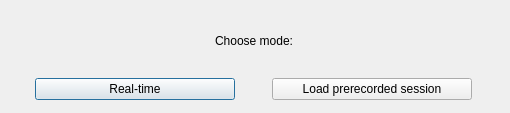
<?xml version="1.0" encoding="UTF-8"?>
<ui version="4.0">
 <class>ModeDialog</class>
 <widget class="QDialog" name="ModeDialog">
  <property name="geometry">
   <rect>
    <x>0</x>
    <y>0</y>
    <width>510</width>
    <height>113</height>
   </rect>
  </property>
  <property name="windowTitle">
   <string>Dialog</string>
  </property>
  <widget class="QWidget" name="verticalLayoutWidget">
   <property name="geometry">
    <rect>
     <x>4</x>
     <y>9</y>
     <width>501</width>
     <height>91</height>
    </rect>
   </property>
   <layout class="QVBoxLayout" name="verticalLayout_3">
    <item alignment="Qt::AlignHCenter">
     <widget class="QLabel" name="label">
      <property name="text">
       <string>Choose mode:</string>
      </property>
     </widget>
    </item>
    <item>
     <layout class="QHBoxLayout" name="horizontalLayout_2">
      <item>
       <widget class="QPushButton" name="realTimeButton">
        <property name="sizePolicy">
         <sizepolicy hsizetype="Fixed" vsizetype="Fixed">
          <horstretch>0</horstretch>
          <verstretch>0</verstretch>
         </sizepolicy>
        </property>
        <property name="minimumSize">
         <size>
          <width>200</width>
          <height>0</height>
         </size>
        </property>
        <property name="text">
         <string>Real-time</string>
        </property>
       </widget>
      </item>
      <item>
       <widget class="QPushButton" name="loadButton">
        <property name="sizePolicy">
         <sizepolicy hsizetype="Fixed" vsizetype="Fixed">
          <horstretch>0</horstretch>
          <verstretch>0</verstretch>
         </sizepolicy>
        </property>
        <property name="minimumSize">
         <size>
          <width>200</width>
          <height>0</height>
         </size>
        </property>
        <property name="text">
         <string>Load prerecorded session</string>
        </property>
       </widget>
      </item>
     </layout>
    </item>
   </layout>
  </widget>
 </widget>
 <resources/>
 <connections/>
</ui>
